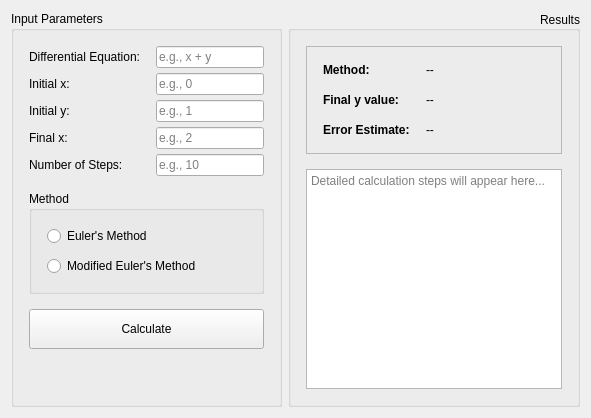
      <widget class="QWidget" name="eulerTab">
       <attribute name="title">
        <string>Euler</string>
       </attribute>
       <layout class="QHBoxLayout" name="horizontalLayout_4">
        <item>
         <widget class="QGroupBox" name="inputGroupBox_4">
          <property name="title">
           <string>Input Parameters</string>
          </property>
          <layout class="QVBoxLayout" name="verticalLayout_11">
           <property name="spacing">
            <number>15</number>
           </property>
           <property name="leftMargin">
            <number>15</number>
           </property>
           <property name="topMargin">
            <number>15</number>
           </property>
           <property name="rightMargin">
            <number>15</number>
           </property>
           <property name="bottomMargin">
            <number>15</number>
           </property>
           <item>
            <layout class="QFormLayout" name="formLayout_7">
             <property name="horizontalSpacing">
              <number>15</number>
             </property>
             <property name="verticalSpacing">
              <number>5</number>
             </property>
             <item row="0" column="0">
              <widget class="QLabel" name="diffEqLabel">
               <property name="text">
                <string>Differential Equation:</string>
               </property>
              </widget>
             </item>
             <item row="0" column="1">
              <widget class="QLineEdit" name="diffEqLineEdit">
               <property name="placeholderText">
                <string>e.g., x + y</string>
               </property>
              </widget>
             </item>
             <item row="1" column="0">
              <widget class="QLabel" name="initialXLabel">
               <property name="text">
                <string>Initial x:</string>
               </property>
              </widget>
             </item>
             <item row="1" column="1">
              <widget class="QLineEdit" name="initialXLineEdit">
               <property name="placeholderText">
                <string>e.g., 0</string>
               </property>
              </widget>
             </item>
             <item row="2" column="0">
              <widget class="QLabel" name="initialYLabel">
               <property name="text">
                <string>Initial y:</string>
               </property>
              </widget>
             </item>
             <item row="2" column="1">
              <widget class="QLineEdit" name="initialYLineEdit">
               <property name="placeholderText">
                <string>e.g., 1</string>
               </property>
              </widget>
             </item>
             <item row="3" column="0">
              <widget class="QLabel" name="finalXLabel">
               <property name="text">
                <string>Final x:</string>
               </property>
              </widget>
             </item>
             <item row="3" column="1">
              <widget class="QLineEdit" name="finalXLineEdit">
               <property name="placeholderText">
                <string>e.g., 2</string>
               </property>
              </widget>
             </item>
             <item row="4" column="0">
              <widget class="QLabel" name="stepsLabel">
               <property name="text">
                <string>Number of Steps:</string>
               </property>
              </widget>
             </item>
             <item row="4" column="1">
              <widget class="QLineEdit" name="stepsLineEdit">
               <property name="placeholderText">
                <string>e.g., 10</string>
               </property>
              </widget>
             </item>
            </layout>
           </item>
           <item>
            <widget class="QGroupBox" name="methodGroupBox_4">
             <property name="title">
              <string>Method</string>
             </property>
             <layout class="QVBoxLayout" name="verticalLayout_12">
              <property name="spacing">
               <number>10</number>
              </property>
              <property name="leftMargin">
               <number>15</number>
              </property>
              <property name="topMargin">
               <number>15</number>
              </property>
              <property name="rightMargin">
               <number>15</number>
              </property>
              <property name="bottomMargin">
               <number>15</number>
              </property>
              <item>
               <widget class="QRadioButton" name="eulerRadioButton">
                <property name="text">
                 <string>Euler's Method</string>
                </property>
                <property name="checked">
                 <bool>false</bool>
                </property>
               </widget>
              </item>
              <item>
               <widget class="QRadioButton" name="ModifiedEulerRadioButton">
                <property name="text">
                 <string>Modified Euler's Method</string>
                </property>
               </widget>
              </item>
             </layout>
            </widget>
           </item>
           <item>
            <widget class="QPushButton" name="calculateButton_4">
             <property name="minimumSize">
              <size>
               <width>0</width>
               <height>40</height>
              </size>
             </property>
             <property name="text">
              <string>Calculate</string>
             </property>
            </widget>
           </item>
           <item>
            <spacer name="verticalSpacer_4">
             <property name="orientation">
              <enum>Qt::Orientation::Vertical</enum>
             </property>
             <property name="sizeHint" stdset="0">
              <size>
               <width>20</width>
               <height>40</height>
              </size>
             </property>
            </spacer>
           </item>
          </layout>
          <zorder>calculateButton_4</zorder>
          <zorder>methodGroupBox_4</zorder>
          <zorder>verticalSpacer_4</zorder>
         </widget>
        </item>
        <item>
         <widget class="QGroupBox" name="outputGroupBox_4">
          <property name="title">
           <string>Results</string>
          </property>
          <property name="alignment">
           <set>Qt::AlignmentFlag::AlignRight|Qt::AlignmentFlag::AlignTrailing|Qt::AlignmentFlag::AlignVCenter</set>
          </property>
          <layout class="QVBoxLayout" name="verticalLayout_13">
           <property name="spacing">
            <number>15</number>
           </property>
           <property name="leftMargin">
            <number>15</number>
           </property>
           <property name="topMargin">
            <number>15</number>
           </property>
           <property name="rightMargin">
            <number>15</number>
           </property>
           <property name="bottomMargin">
            <number>15</number>
           </property>
           <item>
            <widget class="QFrame" name="resultsFrame_4">
             <property name="frameShape">
              <enum>QFrame::Shape::StyledPanel</enum>
             </property>
             <property name="frameShadow">
              <enum>QFrame::Shadow::Raised</enum>
             </property>
             <layout class="QFormLayout" name="formLayout_8">
              <property name="horizontalSpacing">
               <number>16</number>
              </property>
              <property name="verticalSpacing">
               <number>16</number>
              </property>
              <property name="leftMargin">
               <number>16</number>
              </property>
              <property name="topMargin">
               <number>16</number>
              </property>
              <property name="rightMargin">
               <number>16</number>
              </property>
              <property name="bottomMargin">
               <number>16</number>
              </property>
              <item row="0" column="0">
               <widget class="QLabel" name="methodLabel_4">
                <property name="styleSheet">
                 <string notr="true">font-weight: 600;</string>
                </property>
                <property name="text">
                 <string>Method:</string>
                </property>
               </widget>
              </item>
              <item row="0" column="1">
               <widget class="QLabel" name="methodResultLabel_4">
                <property name="text">
                 <string>--</string>
                </property>
               </widget>
              </item>
              <item row="1" column="0">
               <widget class="QLabel" name="finalYLabel">
                <property name="styleSheet">
                 <string notr="true">font-weight: 600;</string>
                </property>
                <property name="text">
                 <string>Final y value:</string>
                </property>
               </widget>
              </item>
              <item row="1" column="1">
               <widget class="QLabel" name="finalYResultLabel">
                <property name="text">
                 <string>--</string>
                </property>
               </widget>
              </item>
              <item row="2" column="0">
               <widget class="QLabel" name="errorLabel_4">
                <property name="styleSheet">
                 <string notr="true">font-weight: 600;</string>
                </property>
                <property name="text">
                 <string>Error Estimate:</string>
                </property>
               </widget>
              </item>
              <item row="2" column="1">
               <widget class="QLabel" name="errorResultLabel_4">
                <property name="text">
                 <string>--</string>
                </property>
               </widget>
              </item>
             </layout>
            </widget>
           </item>
           <item>
            <widget class="QTextEdit" name="detailsTextEdit_4">
             <property name="minimumSize">
              <size>
               <width>0</width>
               <height>150</height>
              </size>
             </property>
             <property name="readOnly">
              <bool>true</bool>
             </property>
             <property name="placeholderText">
              <string>Detailed calculation steps will appear here...</string>
             </property>
            </widget>
           </item>
          </layout>
         </widget>
        </item>
       </layout>
      </widget>
